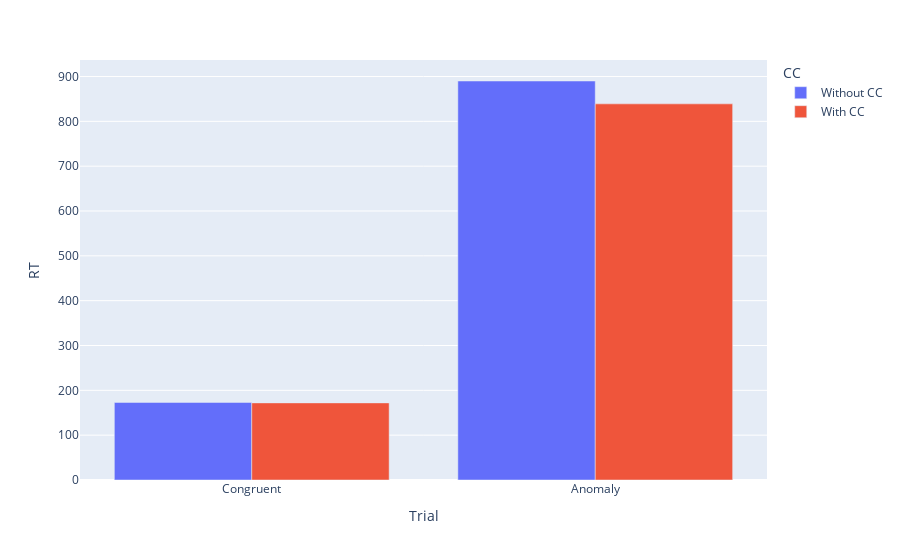

Source (notebook cell):
### Markdown cell above
## In Language

### Code cell
# Control sentence trial with BiasingMult = 0
BiasingMult = 0
i, Winner, CogCtrl, LingKnow, Stroop = RunTrial(CongruentSentence)
RT_CongLang_NoCC = i
print(i, Winner)

# control sentence trial with BiasingMult = 1
BiasingMult = 1
i, Winner, CogCtrl, LingKnow, Stroop = RunTrial(CongruentSentence)
RT_CongLang_WithCC = i
print(i, Winner)

# Anomalous sentence trial with BiasingMult = 0
BiasingMult = 0
i, Winner, CogCtrl, LingKnow, Stroop = RunTrial(AnomalousSentence)
RT_AnomLang_NoCC = i
print(i, Winner)

# Anomalous sentence trial with BiasingMult = 1
BiasingMult = 1
i, Winner, CogCtrl, LingKnow, Stroop = RunTrial(AnomalousSentence)
RT_AnomLang_WithCC = i
print(i, Winner)

# Figure
df = pd.DataFrame({'CC':['Without CC','With CC','Without CC','With CC'],
                   'Trial':['Congruent','Congruent','Anomaly','Anomaly'],
                   'RT':[RT_CongLang_NoCC,RT_CongLang_WithCC,RT_AnomLang_NoCC,RT_AnomLang_WithCC]})

fig = px.bar(df,x='Trial',y='RT',color='CC',barmode="group")
fig.show()

### Figure 1 — Plotly figure (JSON) as saved in the notebook; plotly's stock layout.template omitted (floating-point values rounded to 4 significant figures)
{"data": [{"alignmentgroup": "True", "hovertemplate": "CC=Without CC<br>Trial=%{x}<br>RT=%{y}<extra></extra>", "legendgroup": "Without CC", "marker": {"color": "#636efa", "pattern": {"shape": ""}}, "name": "Without CC", "offsetgroup": "Without CC", "orientation": "v", "showlegend": true, "textposition": "auto", "type": "bar", "x": ["Congruent", "Anomaly"], "xaxis": "x", "y": [173, 890], "yaxis": "y"}, {"alignmentgroup": "True", "hovertemplate": "CC=With CC<br>Trial=%{x}<br>RT=%{y}<extra></extra>", "legendgroup": "With CC", "marker": {"color": "#EF553B", "pattern": {"shape": ""}}, "name": "With CC", "offsetgroup": "With CC", "orientation": "v", "showlegend": true, "textposition": "auto", "type": "bar", "x": ["Congruent", "Anomaly"], "xaxis": "x", "y": [172, 839], "yaxis": "y"}], "layout": {"autosize": true, "barmode": "group", "legend": {"title": {"text": "CC"}, "tracegroupgap": 0}, "margin": {"t": 60}, "xaxis": {"anchor": "y", "autorange": true, "domain": [0, 1], "range": [-0.5, 1.5], "title": {"text": "Trial"}, "type": "category"}, "yaxis": {"anchor": "x", "autorange": true, "domain": [0, 1], "range": [0, 936.8], "title": {"text": "RT"}, "type": "linear"}}}
